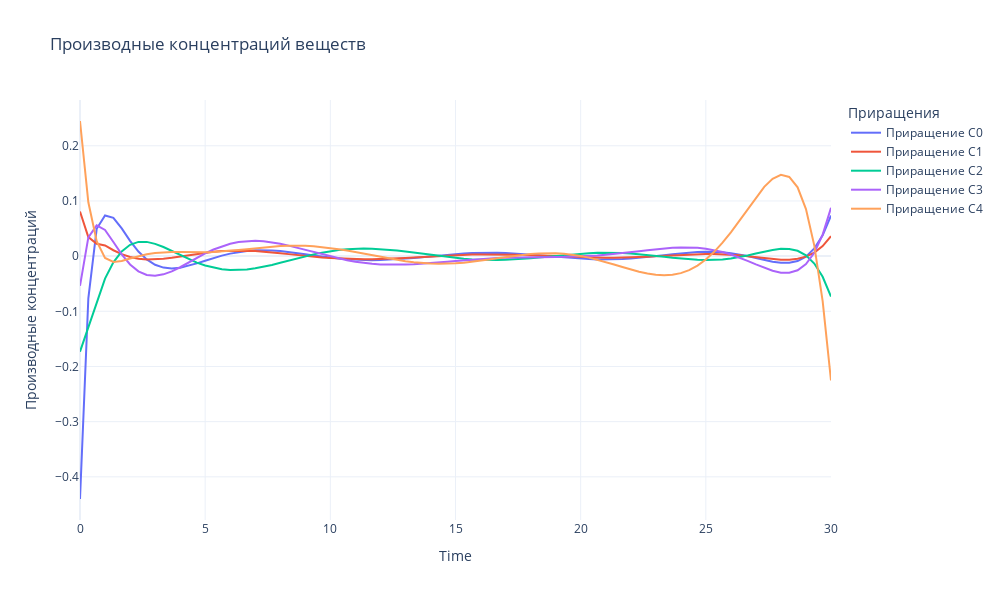

Notebook code cell kept with this figure:
### Markdown cell above
### Прямая и обратная задачи

### Code cell
fig = go.Figure()

# Добавляем линии для каждого вещества
for i in range(N_SUBSTANCE):
    fig.add_trace(go.Scatter(
        x=tsteps, 
        y=dCdt_TRUE[i] - dCdt_predict[i], 
        mode='lines', 
        name=f'Приращение C{i}'
    ))

# Настройки графика
fig.update_layout(
    title='Производные концентраций веществ',
    xaxis_title='Time',
    yaxis_title='Производные концентраций',
    legend_title='Приращения',
    template='plotly_white',
    width=1000,  # Ширина холста
    height=600   # Высота холста
)

fig.show()
